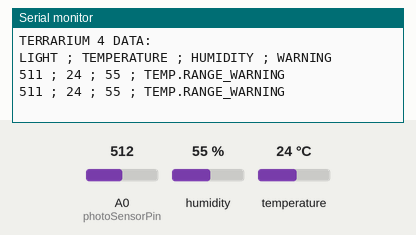
Recording of a sketch running on a simulated Arduino Uno, built with avr-gcc and run on an emulated ATmega328P. On the bench: the last lines printed to the serial monitor. The inputs (shaded band) are chosen by the test bench; at power-on: temperature 24 °C, A0 (photoSensorPin) = 512, humidity 55 %.

Above: at 2.8 s.
2.9 s: temperature set to 22 °C
At 5.3 s:
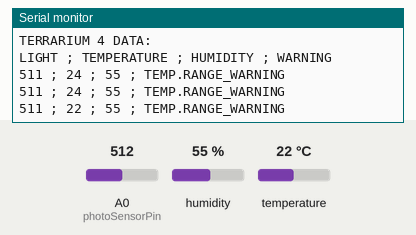
5.6 s: temperature set to 19 °C
At 6.6 s:
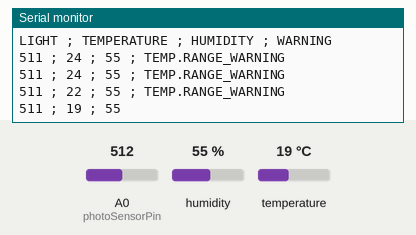

The sketch:

Bioneers_Code_For_Arduino.ino
```cpp
#include <dht.h>

int photoSensorPin = A0;
dht DHT;

#define DHT11_PIN 9

void setup() {
  pinMode(A0, INPUT);
  pinMode(9, INPUT);
  Serial.begin(9600);
  Serial.println("");
  Serial.println("TERRARIUM 4 DATA: "); // change terrarium number appropriately
  Serial.println("LIGHT ; TEMPERATURE ; HUMIDITY ; WARNING");
}

int lightValue = 0;
int temperatureValue = 0;
int humidityValue = 0;

void loop() {
  String data = "";
  lightValue = analogRead(photoSensorPin);
  //uncomment if using photoresistor sensors instead of photodiode
  lightValue = map(lightValue, 0, 1023, 1023, 0);
  DHT.read11(DHT11_PIN);
  temperatureValue = DHT.temperature;
  humidityValue = DHT.humidity;

  data += String(lightValue) + " ; " + String(temperatureValue) + " ; " + String(humidityValue);

  if(temperatureValue < 16 or temperatureValue > 20){
    data += " ; TEMP.RANGE_WARNING";
  }

  Serial.println(data);
  delay(2000);
  Serial.flush();
}
```

Measured:
- the behaviour switches between 21 and 20 °C on temperature (found by bisection; images 1 and 2)
- after the input at 2.9 s, the serial monitor: prints a new line after 1.2 s (image 1)
- after the input at 5.6 s, the serial monitor: prints a new line after 0.51 s (image 2)
